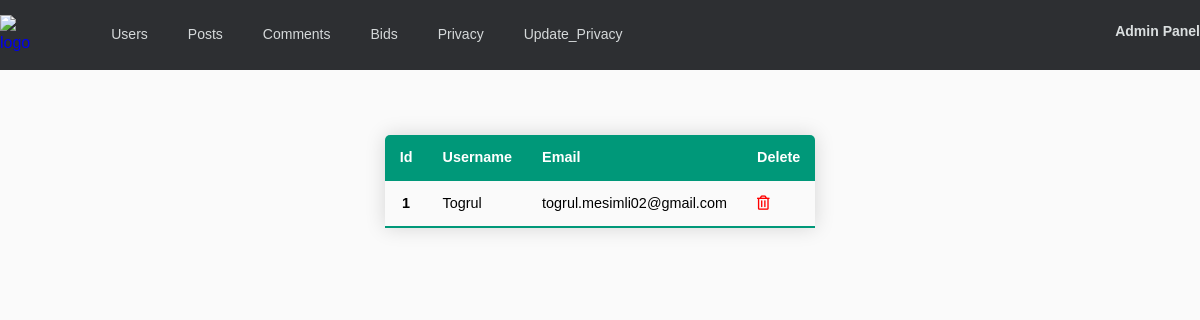
Screenshot of /admin/users with the database file from the repository.
### app/models.py (models this page shows, shortened)
class User(db.Model, UserMixin):
    id = db.Column(db.Integer, primary_key=True)
    username = db.Column(db.String(20), unique=True, nullable=False)
    email = db.Column(db.String(120), unique=True, nullable=False)
    image_file = db.Column(db.String(20), nullable=False, default='default.jpg')
    password = db.Column(db.String(60), nullable=False)
    about_user = db.Column(db.Text)
    education = db.Column(db.Text)
    speciality = db.Column(db.String(20))
    location = db.Column(db.String(20))
    age = db.Column(db.Integer)
    experience = db.Column(db.Integer)
    hourly_rate = db.Column(db.Integer)
    job_done = db.Column(db.Integer)
    posts = db.relationship('Post', backref='author', lazy=True, cascade='all,delete')
    comments = db.relationship('Comment', backref='comment_author', lazy=True, cascade='all,delete')
    bids = db.relationship('Bid', backref='bid_owner', lazy=True, cascade='all,delete')

### app/routes.py (the view)
@app.route('/admin/users', methods=['GET','POST'])
def admin_users():
    users = User.query.all()
    return render_template('admin/users.html', users=users)

### app/templates/admin/users.html
{% extends "admin/base.html" %}
{% block css %}
<link rel="stylesheet" href="{{ url_for('static', filename='css/base.css') }}">
{% endblock %}
{% block content %}
    <table class="content-table">
        <thead>
            <tr>
                <th scope="col">Id</th>
                <th scope="col">Username</th>
                <th scope="col">Email</th>
                <th scope="col">Delete</th>
            </tr>
        </thead>
        {% for user in users %}
        <tbody>
            <tr>
                <th scope="row">{{ user.id }}</th>
                <td>{{ user.username }}</td>
                <td>{{ user.email }}</td>
                <td>
                <a href="{{url_for('admin_delete', user_id=user.id)}}"><i class="far fa-trash-alt" style="color: red;"></i></a>
                </td>
            </tr>
        </tbody>
        {% endfor %}
    </table>
    {% endblock %}

### app/static/css/style.css (style rules this page uses)
* { margin: 0; padding: 0; box-sizing: border-box; }
html, body { height: 100%; }
body { background-color: #FAFAFA; font-family: 'Open Sans', sans-serif; line-height: 1.5; }
a, button, input { transition: 0.4s; }
a { text-decoration: none; }

### app/static/css/base.css (style rules this page uses)
* { font-family: sans-serif; }
.content-table { border-collapse: collapse; margin: 25px 0; font-size: 0.9em; min-width: 400px; border-radius: 5px 5px 0 0; overflow: hidden; box-shadow: 0 0 20px rgba(0, 0, 0, 0.15); }
.content-table thead tr { background-color: #009879; color: #ffffff; text-align: left; font-weight: bold; }
.content-table th, .content-table td { padding: 12px 15px; }
.content-table tbody tr { border-bottom: 1px solid #dddddd; }
.content-table tbody tr:last-of-type { border-bottom: 2px solid #009879; }

### rows the page displays
User: id "1", username "Togrul", email "togrul.mesimli02@gmail.com"
